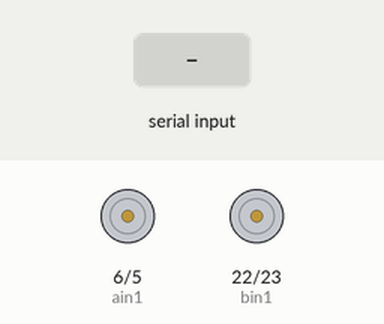
Simulated run of this program. Board: Raspberry Pi (BCM pin numbers). Shown: motor-driver pin pairs drawn as motors (green arrow = first pin HIGH = forward, orange = second pin HIGH = backward, longer = more drive, scaled by the enable pin). The inputs (shaded band) are chosen by the test bench. What the program prints to the terminal is not drawn.

Above: at 1.2 s.
1.3 s: "f" typed at the terminal, then Enter
At 1.45 s:
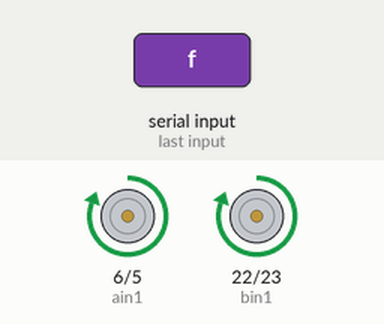
4.3 s: "a" typed at the terminal, then Enter
At 4.8 s:
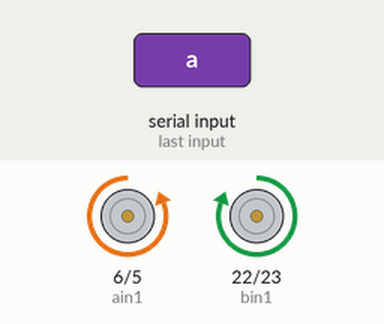
5.8 s: "d" typed at the terminal, then Enter
At 7.0 s:
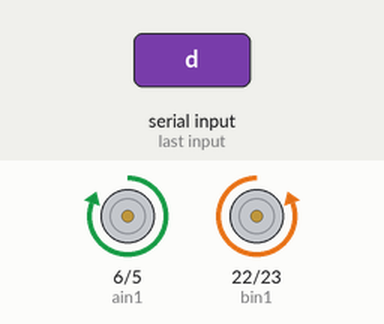
7.3 s: "1" typed at the terminal, then Enter
At 8.3 s:
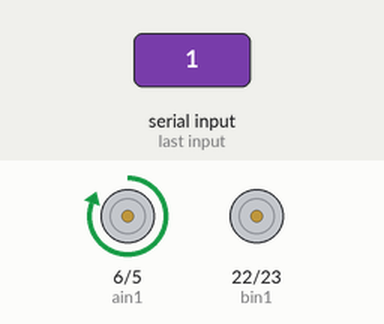
8.8 s: "2" typed at the terminal, then Enter
At 9.4 s:
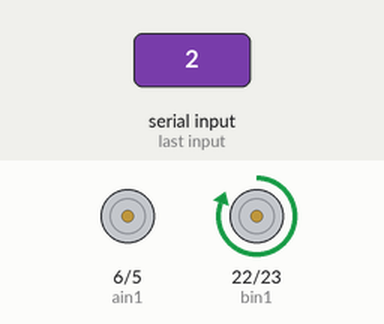
10.3 s: "3" typed at the terminal, then Enter
At 11.7 s:
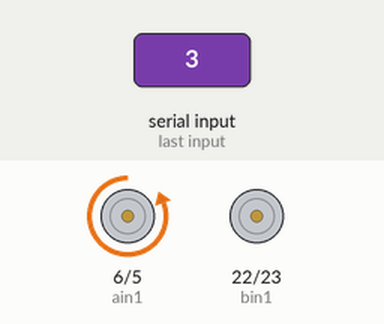
Timing chart, 0 to 12.8 s (numbered marks = the images above; inputs shaded):
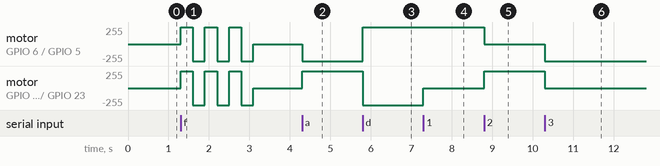

The program:

kikan.py
```python
import time
import sys
import termios
import tty
import board
import digitalio
import pwmio

# ==========================================
# 1. モーター設定 (あなたの環境に合わせたピン配置)
# ==========================================
ain1 = digitalio.DigitalInOut(board.D6)
ain2 = digitalio.DigitalInOut(board.D5)
ain1.direction = digitalio.Direction.OUTPUT
ain2.direction = digitalio.Direction.OUTPUT
pwma = pwmio.PWMOut(board.D12, frequency=20000)

bin1 = digitalio.DigitalInOut(board.D22)
bin2 = digitalio.DigitalInOut(board.D23)
bin1.direction = digitalio.Direction.OUTPUT
bin2.direction = digitalio.Direction.OUTPUT
pwmb = pwmio.PWMOut(board.D13, frequency=20000)

def set_motor_speed(motor, throttle):
    throttle = max(-1.0, min(1.0, throttle))
    duty = int(abs(throttle) * 65535)

    if motor == 'A':
        ain1.value = (throttle > 0)
        ain2.value = (throttle < 0)
        pwma.duty_cycle = duty
    elif motor == 'B':
        bin1.value = (throttle > 0)
        bin2.value = (throttle < 0)
        pwmb.duty_cycle = duty

def stop_motors():
    set_motor_speed('A', 0)
    set_motor_speed('B', 0)

# ==========================================
# 2. キーボード入力取得関数 (リアルタイム)
# ==========================================
def getch():
    fd = sys.stdin.fileno()
    old_settings = termios.tcgetattr(fd)
    try:
        tty.setraw(sys.stdin.fileno())
        ch = sys.stdin.read(1)
    finally:
        termios.tcsetattr(fd, termios.TCSADRAIN, old_settings)
    return ch

# ==========================================
# 3. メインループ (キーボード操作)
# ==========================================
print("=========================================")
print("🤖 起き上がりパターン模索ツール 🤖")
print("=========================================")
print(" [w] : 両輪 前進 (100%)")
print(" [s] : 両輪 後退 (100%)")
print(" [a] : 左旋回 (L後退 / R前進)")
print(" [d] : 右旋回 (L前進 / R後退)")
print(" [Space] : 停止 (急ブレーキ)")
print("-----------------------------------------")
print(" [1] : 左輪のみ 前進  |  [2] : 右輪のみ 前進")
print(" [3] : 左輪のみ 後退  |  [4] : 右輪のみ 後退")
print("-----------------------------------------")
print(" [f] : 💥 フリップルーチン実行 (前後揺さぶり)")
print(" [q] : 終了 (Quit)")
print("=========================================")

# 基本のパワー (起き上がりには勢いが必要なため高めに設定)
PWR = 1.0

try:
    stop_motors()
    while True:
        key = getch()

        if key == 'w':
            print("\r↑ 前進        ", end="")
            set_motor_speed('A', PWR)
            set_motor_speed('B', PWR)

        elif key == 's':
            print("\r↓ 後退        ", end="")
            set_motor_speed('A', -PWR)
            set_motor_speed('B', -PWR)

        elif key == 'a':
            print("\r← 左旋回      ", end="")
            set_motor_speed('A', -PWR)
            set_motor_speed('B', PWR)

        elif key == 'd':
            print("\r→ 右旋回      ", end="")
            set_motor_speed('A', PWR)
            set_motor_speed('B', -PWR)

        elif key == '1':
            print("\r↖ 左前進のみ  ", end="")
            set_motor_speed('A', PWR)
            set_motor_speed('B', 0)

        elif key == '2':
            print("\r↗ 右前進のみ  ", end="")
            set_motor_speed('A', 0)
            set_motor_speed('B', PWR)

        elif key == '3':
            print("\r↙ 左後退のみ  ", end="")
            set_motor_speed('A', -PWR)
            set_motor_speed('B', 0)

        elif key == '4':
            print("\r↘ 右後退のみ  ", end="")
            set_motor_speed('A', 0)
            set_motor_speed('B', -PWR)

        elif key == 'f':
            # 起き上がるための振り子運動（揺さぶり）の自動化
            print("\r💥 フリップルーチン開始！", end="")
            for _ in range(3):
                set_motor_speed('A', PWR)
                set_motor_speed('B', PWR)
                time.sleep(0.3)
                set_motor_speed('A', -PWR)
                set_motor_speed('B', -PWR)
                time.sleep(0.3)
            stop_motors()
            print("\r停止          ", end="")

        elif key == ' ':
            print("\r■ 停止        ", end="")
            stop_motors()

        elif key == 'q':
            print("\r\n終了します。")
            stop_motors()
            break

except Exception as e:
    print(f"\nエラーが発生しました: {e}")
finally:
    stop_motors()
    # ターミナルの設定を元に戻す（念のため）
    termios.tcsetattr(sys.stdin.fileno(), termios.TCSADRAIN, termios.tcgetattr(sys.stdin.fileno()))
```

Measured:
- after the input at 1.3 s, motor on GPIO 6 (ain1) / GPIO 5 (ain2), motor on GPIO 22 (bin1) / GPIO 23 (bin2): stopped → forward 255/255 at once, then repeats every 0.60 s: backward 255/255 0.30 s, forward 255/255 0.30 s, until it stays stopped from 3.1 s
- after the input at 4.3 s, motor on GPIO 6 (ain1) / GPIO 5 (ain2): stopped → backward 255/255 at once; motor on GPIO 22 (bin1) / GPIO 23 (bin2): stopped → forward 255/255 at once
- after the input at 5.8 s, motor on GPIO 6 (ain1) / GPIO 5 (ain2): backward 255/255 → forward 255/255 at once; motor on GPIO 22 (bin1) / GPIO 23 (bin2): forward 255/255 → backward 255/255 at once
- after the input at 7.3 s, motor on GPIO 22 (bin1) / GPIO 23 (bin2): backward 255/255 → stopped at once
- after the input at 8.8 s, motor on GPIO 6 (ain1) / GPIO 5 (ain2): forward 255/255 → stopped at once; motor on GPIO 22 (bin1) / GPIO 23 (bin2): stopped → forward 255/255 at once
- after the input at 10.3 s, motor on GPIO 6 (ain1) / GPIO 5 (ain2): stopped → backward 255/255 at once; motor on GPIO 22 (bin1) / GPIO 23 (bin2): forward 255/255 → stopped at once
